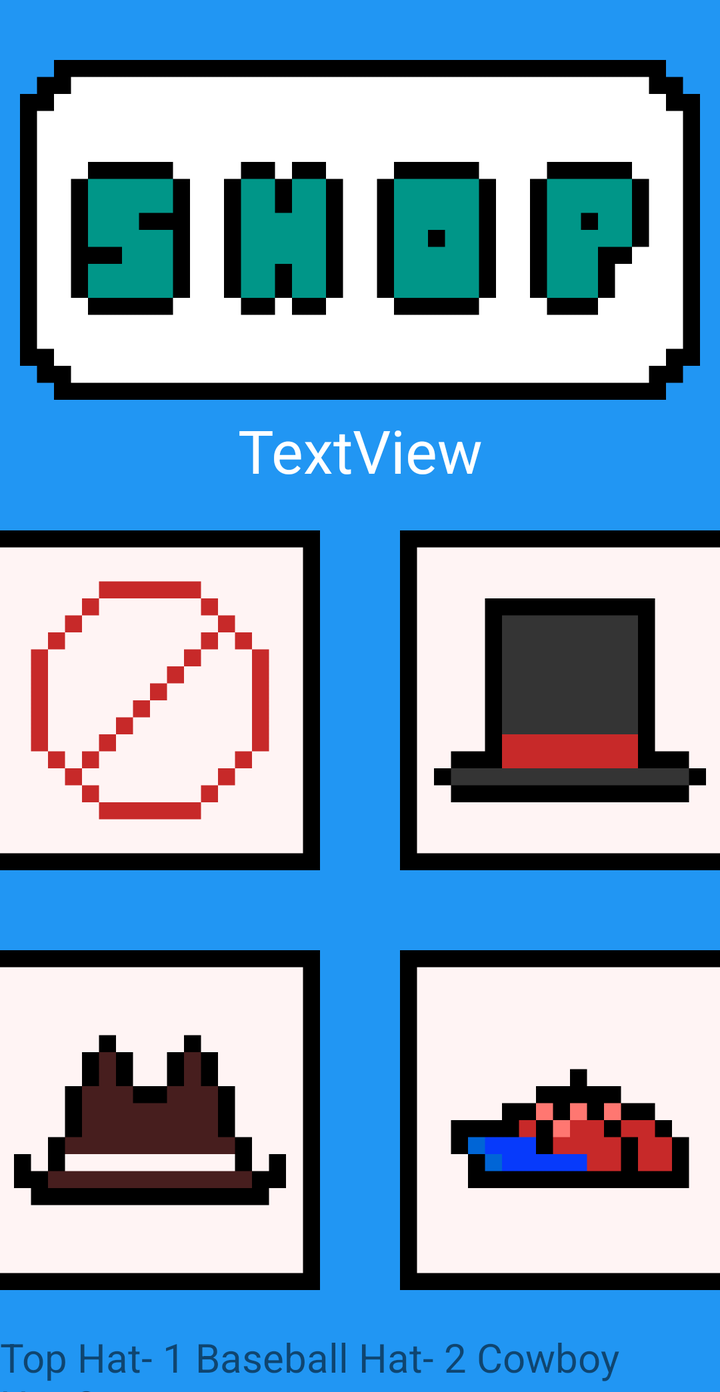
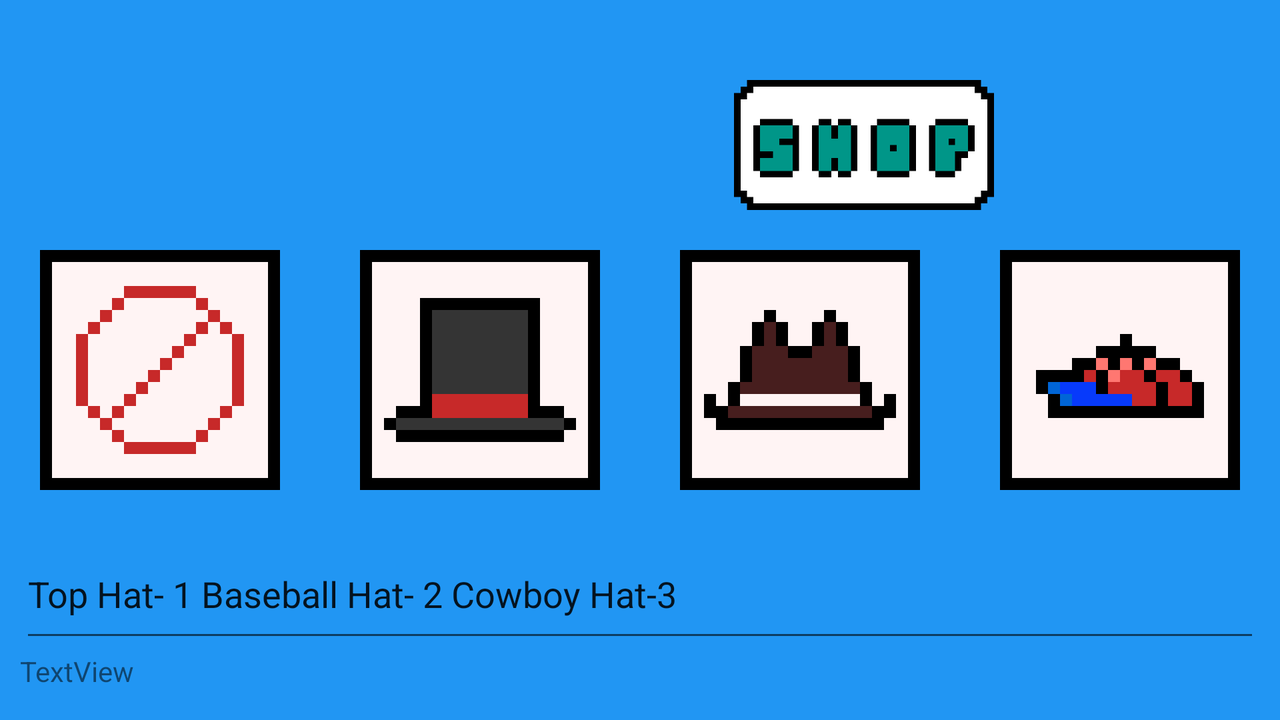

One screen, two layout resources from the same app: the default and the repository's alternative for another configuration. Each is rendered where Android would select it; the XML of both is given below.
<!-- AndroidManifest.xml: application theme Theme.HealthPet -->
<!-- res/layout/activity_shop.xml -->
<?xml version="1.0" encoding="utf-8"?>
<ScrollView xmlns:android="http://schemas.android.com/apk/res/android"
    xmlns:app="http://schemas.android.com/apk/res-auto"
    android:layout_width="fill_parent"
    android:layout_height="fill_parent"
    android:background="#2196F3"
    android:backgroundTint="#2196F3">
    <LinearLayout
        android:layout_width="fill_parent"
        android:layout_height="fill_parent"
        android:gravity="top"
        android:orientation="vertical">

    <ImageView
        android:id="@+id/imageView"
        android:layout_width="match_parent"
        android:layout_height="wrap_content"
        android:adjustViewBounds="true"
        android:scaleType="fitCenter"
        android:layout_marginLeft="10dp"
        android:layout_marginRight="10dp"
        android:layout_marginTop="30dp"
        app:srcCompat="@drawable/shop" />

        <TextView
            android:id="@+id/pointsText"
            android:layout_width="match_parent"
            android:layout_height="wrap_content"
            android:layout_marginTop="5dp"
            android:text="TextView"
            android:textColor="@color/white"
            android:textAlignment="center"
            android:textSize="30dp" />

        <LinearLayout
        android:layout_width="wrap_content"
        android:layout_height="wrap_content"
        android:gravity="center"
        android:orientation="horizontal">

        <ImageButton
            android:id="@+id/nohatbutton"
            android:layout_margin="20dp"
            android:background="@null"
            android:layout_width="170dp"
            android:layout_height="170dp"
            android:adjustViewBounds="true"
            android:scaleType="fitCenter"
            app:srcCompat="@drawable/nohat_button" />

        <ImageButton
            android:id="@+id/tophatbutton"
            android:layout_margin="20dp"
            android:background="@null"
            android:layout_width="170dp"
            android:layout_height="170dp"
            android:adjustViewBounds="true"
            android:scaleType="fitCenter"
            app:srcCompat="@drawable/tophat_button" />

    </LinearLayout>

    <LinearLayout
        android:layout_width="wrap_content"
        android:layout_height="wrap_content"
        android:gravity="center"
        android:orientation="horizontal">

        <ImageButton
            android:id="@+id/cowboybutton"
            android:layout_margin="20dp"
            android:background="@null"
            android:layout_width="170dp"
            android:layout_height="170dp"
            android:adjustViewBounds="true"
            android:scaleType="fitCenter"
            app:srcCompat="@drawable/cowboy_button" />

        <ImageButton
            android:id="@+id/baseballbutton"
            android:layout_margin="20dp"
            android:background="@null"
            android:layout_width="170dp"
            android:layout_height="170dp"
            android:adjustViewBounds="true"
            android:scaleType="fitCenter"
            app:srcCompat="@drawable/baseball_button" />
    </LinearLayout>

        <TextView
            android:id="@+id/editTextTextPersonName2"
            android:layout_width="wrap_content"
            android:layout_height="31dp"
            android:text="Top Hat- 1 Baseball Hat- 2 Cowboy Hat-3"
            android:textSize="20dp" />

    </LinearLayout>
</ScrollView>
<!-- resources referenced by this layout -->
<resources>
  <!-- drawable baseball_button: png bitmap (drawable, 12174 bytes) -->
  <!-- drawable cowboy_button: png bitmap (drawable, 12927 bytes) -->
  <!-- drawable nohat_button: png bitmap (drawable, 13011 bytes) -->
  <!-- drawable shop: png bitmap (drawable, 61071 bytes) -->
  <!-- drawable tophat_button: png bitmap (drawable, 13044 bytes) -->
  <style name="Theme.HealthPet" parent="Theme.MaterialComponents.DayNight.DarkActionBar">
          
          <item name="colorPrimary">@color/purple_500</item>
          <item name="colorPrimaryVariant">@color/purple_700</item>
          <item name="colorOnPrimary">@color/white</item>
          
          <item name="colorSecondary">@color/teal_200</item>
          <item name="colorSecondaryVariant">@color/teal_700</item>
          <item name="colorOnSecondary">@color/black</item>
          
          <item name="android:statusBarColor" tools:targetApi="l">?attr/colorPrimaryVariant</item>
          
      </style>
</resources>
<!-- res/layout-land/activity_shop.xml (the repository's variant of the layout above) -->
<!-- drawn on the phone turned sideways -->
<?xml version="1.0" encoding="utf-8"?>
<LinearLayout xmlns:android="http://schemas.android.com/apk/res/android"
    xmlns:app="http://schemas.android.com/apk/res-auto"
    android:layout_width="fill_parent"
    android:layout_height="fill_parent"
    android:background="#2196F3"
    android:backgroundTint="#2196F3"
    android:gravity="top"
    android:orientation="vertical"
    android:padding="10dp">

    <ImageView
        android:id="@+id/imageView"
        android:layout_width="824dp"
        android:layout_height="65dp"
        android:layout_marginLeft="10dp"
        android:layout_marginTop="30dp"
        android:layout_marginRight="10dp"
        android:adjustViewBounds="true"
        android:scaleType="fitCenter"
        app:srcCompat="@drawable/shop" />

    <LinearLayout
        android:layout_width="wrap_content"
        android:layout_height="wrap_content"
        android:gravity="center"
        android:orientation="horizontal">

        <ImageButton
            android:id="@+id/nohatbutton"
            android:layout_width="120dp"
            android:layout_height="120dp"
            android:layout_margin="20dp"
            android:adjustViewBounds="true"
            android:background="@null"
            android:scaleType="fitCenter"
            app:srcCompat="@drawable/nohat_button" />

        <ImageButton
            android:id="@+id/tophatbutton"
            android:layout_width="120dp"
            android:layout_height="120dp"
            android:layout_margin="20dp"
            android:adjustViewBounds="true"
            android:background="@null"
            android:scaleType="fitCenter"
            app:srcCompat="@drawable/tophat_button" />

        <ImageButton
            android:id="@+id/cowboybutton"
            android:layout_width="120dp"
            android:layout_height="120dp"
            android:layout_margin="20dp"
            android:adjustViewBounds="true"
            android:background="@null"
            android:scaleType="fitCenter"
            app:srcCompat="@drawable/cowboy_button" />

        <ImageButton
            android:id="@+id/baseballbutton"
            android:layout_width="120dp"
            android:layout_height="120dp"
            android:layout_margin="20dp"
            android:adjustViewBounds="true"
            android:background="@null"
            android:scaleType="fitCenter"
            app:srcCompat="@drawable/baseball_button" />

    </LinearLayout>

    <EditText
        android:id="@+id/editTextTextPersonName2"
        android:layout_width="match_parent"
        android:layout_height="61dp"
        android:ems="10"
        android:inputType="textPersonName"
        android:text="Top Hat- 1 Baseball Hat- 2 Cowboy Hat-3" />

    <TextView
        android:id="@+id/pointsText"
        android:layout_width="match_parent"
        android:layout_height="wrap_content"
        android:text="TextView" />

</LinearLayout>
